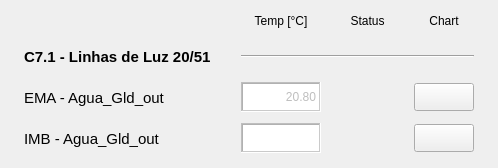
   <widget class="QWidget" name="scrollAreaWidgetContents_14">
    <property name="geometry">
     <rect>
      <x>0</x>
      <y>0</y>
      <width>498</width>
      <height>168</height>
     </rect>
    </property>
    <widget class="QWidget" name="layoutWidget_5">
     <property name="geometry">
      <rect>
       <x>9</x>
       <y>9</y>
       <width>481</width>
       <height>149</height>
      </rect>
     </property>
     <layout class="QGridLayout" name="gridLayout_2">
      <item row="0" column="1">
       <widget class="PyDMLabel" name="PyDMLabel_42">
        <property name="minimumSize">
         <size>
          <width>0</width>
          <height>24</height>
         </size>
        </property>
        <property name="maximumSize">
         <size>
          <width>16777215</width>
          <height>24</height>
         </size>
        </property>
        <property name="toolTip">
         <string/>
        </property>
        <property name="text">
         <string>Temp [°C]</string>
        </property>
        <property name="alignment">
         <set>Qt::AlignCenter</set>
        </property>
       </widget>
      </item>
      <item row="0" column="2">
       <widget class="PyDMLabel" name="PyDMLabel_39">
        <property name="toolTip">
         <string/>
        </property>
        <property name="text">
         <string>Status</string>
        </property>
        <property name="alignment">
         <set>Qt::AlignCenter</set>
        </property>
       </widget>
      </item>
      <item row="0" column="3">
       <widget class="PyDMLabel" name="PyDMLabel_100">
        <property name="toolTip">
         <string/>
        </property>
        <property name="text">
         <string>Chart</string>
        </property>
        <property name="alignment">
         <set>Qt::AlignCenter</set>
        </property>
       </widget>
      </item>
      <item row="1" column="0">
       <widget class="PyDMLabel" name="PyDMLabel_101">
        <property name="minimumSize">
         <size>
          <width>196</width>
          <height>35</height>
         </size>
        </property>
        <property name="maximumSize">
         <size>
          <width>160</width>
          <height>16777215</height>
         </size>
        </property>
        <property name="font">
         <font>
          <pointsize>11</pointsize>
          <weight>75</weight>
          <bold>true</bold>
         </font>
        </property>
        <property name="toolTip">
         <string/>
        </property>
        <property name="text">
         <string>C7.1 - Linhas de Luz 20/51</string>
        </property>
       </widget>
      </item>
      <item row="1" column="1" colspan="3">
       <widget class="Line" name="line_7">
        <property name="sizeIncrement">
         <size>
          <width>0</width>
          <height>0</height>
         </size>
        </property>
        <property name="baseSize">
         <size>
          <width>0</width>
          <height>0</height>
         </size>
        </property>
        <property name="autoFillBackground">
         <bool>false</bool>
        </property>
        <property name="frameShadow">
         <enum>QFrame::Sunken</enum>
        </property>
        <property name="lineWidth">
         <number>1</number>
        </property>
        <property name="midLineWidth">
         <number>0</number>
        </property>
        <property name="orientation">
         <enum>Qt::Horizontal</enum>
        </property>
       </widget>
      </item>
      <item row="2" column="0">
       <widget class="PyDMLabel" name="PyDMLabel_102">
        <property name="minimumSize">
         <size>
          <width>172</width>
          <height>35</height>
         </size>
        </property>
        <property name="maximumSize">
         <size>
          <width>172</width>
          <height>16777215</height>
         </size>
        </property>
        <property name="font">
         <font>
          <pointsize>11</pointsize>
         </font>
        </property>
        <property name="toolTip">
         <string/>
        </property>
        <property name="text">
         <string>EMA - Agua_Gld_out</string>
        </property>
       </widget>
      </item>
      <item row="2" column="1">
       <widget class="PyDMLabel" name="PyDMLabel_46">
        <property name="enabled">
         <bool>false</bool>
        </property>
        <property name="minimumSize">
         <size>
          <width>80</width>
          <height>30</height>
         </size>
        </property>
        <property name="maximumSize">
         <size>
          <width>80</width>
          <height>30</height>
         </size>
        </property>
        <property name="toolTip">
         <string/>
        </property>
        <property name="accessibleDescription">
         <string/>
        </property>
        <property name="layoutDirection">
         <enum>Qt::LeftToRight</enum>
        </property>
        <property name="autoFillBackground">
         <bool>false</bool>
        </property>
        <property name="styleSheet">
         <string notr="true">background-color: qlineargradient(spread:pad, x1:0, y1:0, x2:1, y2:1, stop:0 rgba(255, 255, 255, 255), stop:1 rgba(255, 255, 255, 255));</string>
        </property>
        <property name="frameShape">
         <enum>QFrame::WinPanel</enum>
        </property>
        <property name="frameShadow">
         <enum>QFrame::Sunken</enum>
        </property>
        <property name="text">
         <string>20.80</string>
        </property>
        <property name="alignment">
         <set>Qt::AlignRight|Qt::AlignTrailing|Qt::AlignVCenter</set>
        </property>
        <property name="channel" stdset="0">
         <string>EMA:A:HVAC01:ESB_180TT1_Agua_Gld_out</string>
        </property>
        <property name="displayFormat" stdset="0">
         <enum>PyDMLabel::Default</enum>
        </property>
       </widget>
      </item>
      <item row="2" column="2">
       <widget class="QLed" name="ledk1temp5_2">
        <property name="enabled">
         <bool>true</bool>
        </property>
        <property name="sizePolicy">
         <sizepolicy hsizetype="Maximum" vsizetype="Maximum">
          <horstretch>0</horstretch>
          <verstretch>0</verstretch>
         </sizepolicy>
        </property>
        <property name="minimumSize">
         <size>
          <width>51</width>
          <height>35</height>
         </size>
        </property>
        <property name="maximumSize">
         <size>
          <width>51</width>
          <height>35</height>
         </size>
        </property>
        <property name="toolTip">
         <string/>
        </property>
        <property name="state">
         <bool>false</bool>
        </property>
        <property name="onColor">
         <color>
          <red>0</red>
          <green>140</green>
          <blue>0</blue>
         </color>
        </property>
        <property name="shape">
         <enum>QLed::Circle</enum>
        </property>
       </widget>
      </item>
      <item row="2" column="3">
       <widget class="PyDMPushButton" name="PyDMPushButton_43">
        <property name="minimumSize">
         <size>
          <width>60</width>
          <height>28</height>
         </size>
        </property>
        <property name="maximumSize">
         <size>
          <width>60</width>
          <height>28</height>
         </size>
        </property>
        <property name="toolTip">
         <string/>
        </property>
       </widget>
      </item>
      <item row="3" column="0">
       <widget class="PyDMLabel" name="PyDMLabel_49">
        <property name="minimumSize">
         <size>
          <width>172</width>
          <height>0</height>
         </size>
        </property>
        <property name="maximumSize">
         <size>
          <width>172</width>
          <height>16777215</height>
         </size>
        </property>
        <property name="font">
         <font>
          <pointsize>11</pointsize>
         </font>
        </property>
        <property name="toolTip">
         <string/>
        </property>
        <property name="text">
         <string>IMB - Agua_Gld_out</string>
        </property>
       </widget>
      </item>
      <item row="3" column="1">
       <widget class="PyDMLabel" name="PyDMLabel_103">
        <property name="enabled">
         <bool>false</bool>
        </property>
        <property name="minimumSize">
         <size>
          <width>80</width>
          <height>30</height>
         </size>
        </property>
        <property name="maximumSize">
         <size>
          <width>80</width>
          <height>30</height>
         </size>
        </property>
        <property name="toolTip">
         <string/>
        </property>
        <property name="accessibleDescription">
         <string/>
        </property>
        <property name="layoutDirection">
         <enum>Qt::LeftToRight</enum>
        </property>
        <property name="autoFillBackground">
         <bool>false</bool>
        </property>
        <property name="styleSheet">
         <string notr="true">background-color: qlineargradient(spread:pad, x1:0, y1:0, x2:1, y2:1, stop:0 rgba(255, 255, 255, 255), stop:1 rgba(255, 255, 255, 255));</string>
        </property>
        <property name="frameShape">
         <enum>QFrame::WinPanel</enum>
        </property>
        <property name="frameShadow">
         <enum>QFrame::Sunken</enum>
        </property>
        <property name="alignment">
         <set>Qt::AlignRight|Qt::AlignTrailing|Qt::AlignVCenter</set>
        </property>
        <property name="channel" stdset="0">
         <string>IMB:A:HVAC01:OEA_180TT1_Agua_Gld_out</string>
        </property>
       </widget>
      </item>
      <item row="3" column="2">
       <widget class="QLed" name="ledk2temp5_2">
        <property name="sizePolicy">
         <sizepolicy hsizetype="Maximum" vsizetype="Maximum">
          <horstretch>0</horstretch>
          <verstretch>0</verstretch>
         </sizepolicy>
        </property>
        <property name="minimumSize">
         <size>
          <width>51</width>
          <height>35</height>
         </size>
        </property>
        <property name="maximumSize">
         <size>
          <width>51</width>
          <height>35</height>
         </size>
        </property>
        <property name="toolTip">
         <string/>
        </property>
        <property name="state">
         <bool>false</bool>
        </property>
        <property name="onColor">
         <color>
          <red>0</red>
          <green>140</green>
          <blue>0</blue>
         </color>
        </property>
        <property name="shape">
         <enum>QLed::Circle</enum>
        </property>
       </widget>
      </item>
      <item row="3" column="3">
       <widget class="PyDMPushButton" name="PyDMPushButton_44">
        <property name="minimumSize">
         <size>
          <width>60</width>
          <height>28</height>
         </size>
        </property>
        <property name="maximumSize">
         <size>
          <width>60</width>
          <height>28</height>
         </size>
        </property>
        <property name="toolTip">
         <string/>
        </property>
       </widget>
      </item>
     </layout>
    </widget>
   </widget>
